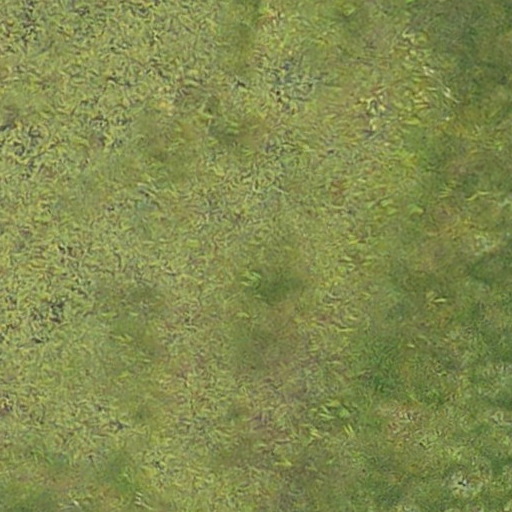
#> input picture submissions/sangampaudel530/cutouts/tile_0_pre.png, 512 x 512 px, found by its file name; its folder holds 4 pictures in this run
$ python visualize_difference.py
#> lines starting #> are read from the running program, lines starting #| are printed output that depends on the picture
import os
import numpy as np
from PIL import Image
import matplotlib.pyplot as plt

CUTOUT_FOLDER = "sample/cutouts"

# List all cutouts
tiles = sorted([f for f in os.listdir(CUTOUT_FOLDER) if f.endswith("_pre.png")])

for tile_pre in tiles:
    idx = tile_pre.split("_")[1]  # get tile number
    tile_post = f"tile_{idx}_post.png"

    pre_path = os.path.join(CUTOUT_FOLDER, tile_pre)
    post_path = os.path.join(CUTOUT_FOLDER, tile_post)

    pre_img = np.array(Image.open(pre_path))
#> pre_img is the input picture: shape (512, 512, 3); mean R, G, B 129.8, 138.5, 79
    post_img = np.array(Image.open(post_path))
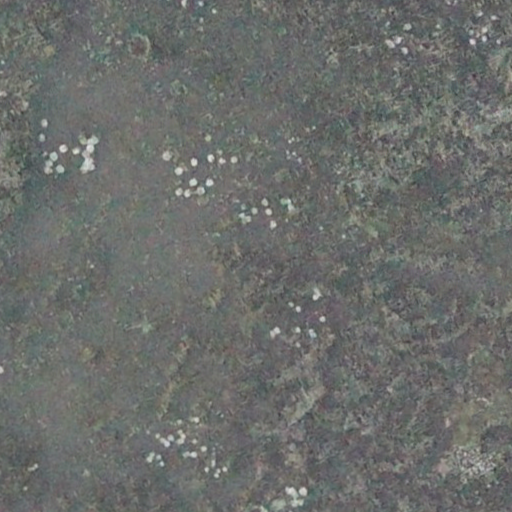
#> input picture submissions/sangampaudel530/cutouts/tile_0_post.png, 512 x 512 px, found by its file name
#> post_img is the input picture: shape (512, 512, 3); mean R, G, B 107.3, 109.6, 106.9

    # Difference mask (simple absolute difference)
    diff = np.abs(pre_img.astype(int) - post_img.astype(int))
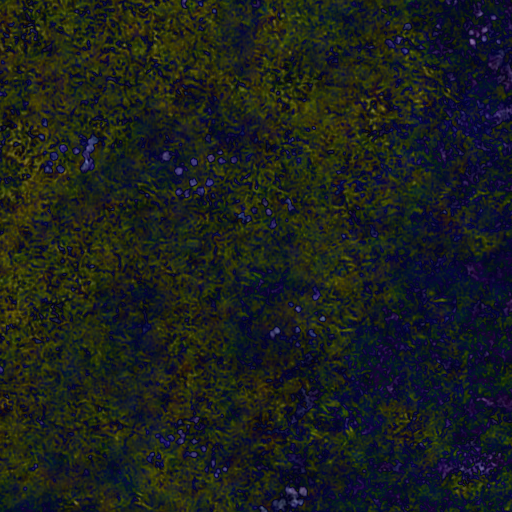
#> diff: shape (512, 512, 3) int64; mean R, G, B 26.9, 31.3, 29
    diff_mask = np.max(diff, axis=-1)  # max difference across channels
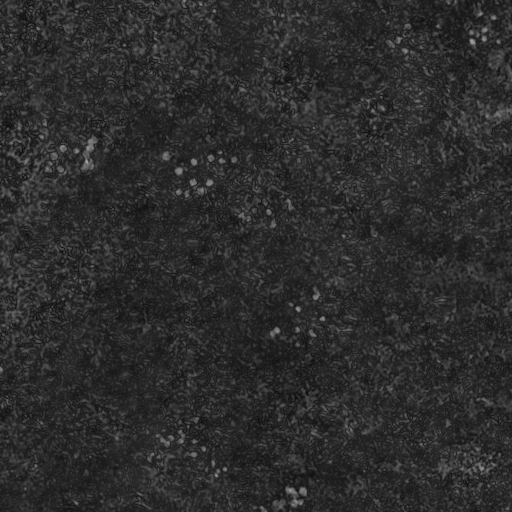
#> diff_mask: shape (512, 512) int64; min 9, max 172, mean 44.1

    # Plot
    fig, axes = plt.subplots(1, 3, figsize=(12, 4))
    axes[0].imshow(pre_img)
    axes[0].set_title("Pre-Flood")
    axes[0].axis("off")

    axes[1].imshow(post_img)
    axes[1].set_title("Post-Flood")
    axes[1].axis("off")

    axes[2].imshow(diff_mask, cmap="hot")
    axes[2].set_title("Difference")
    axes[2].axis("off")

    plt.suptitle(f"Tile {idx}")
    plt.show()
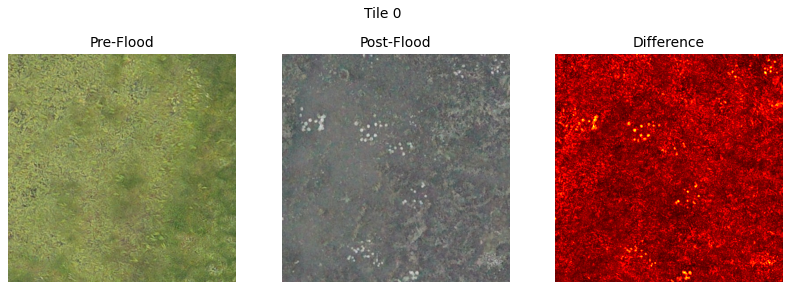
#> figure drawn by matplotlib, 3 panels

    # Optional: show only first few tiles
    if int(idx) >= 4:
        break
#> pass 2 of the loop `for tile_pre in tiles:`:
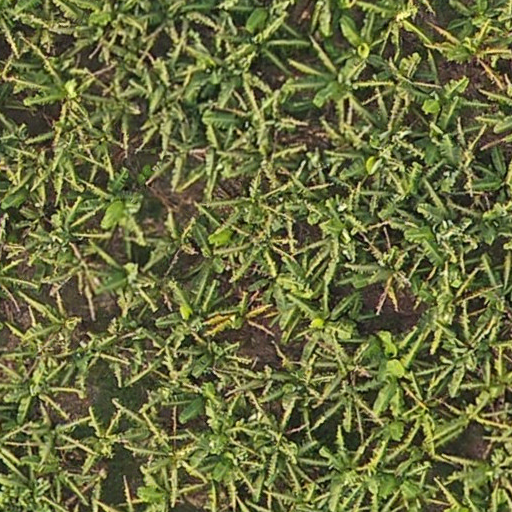
#> input picture submissions/sangampaudel530/cutouts/tile_1_pre.png, 512 x 512 px, found by its file name
#> pre_img is the input picture: shape (512, 512, 3); mean R, G, B 105.5, 108.8, 62.4
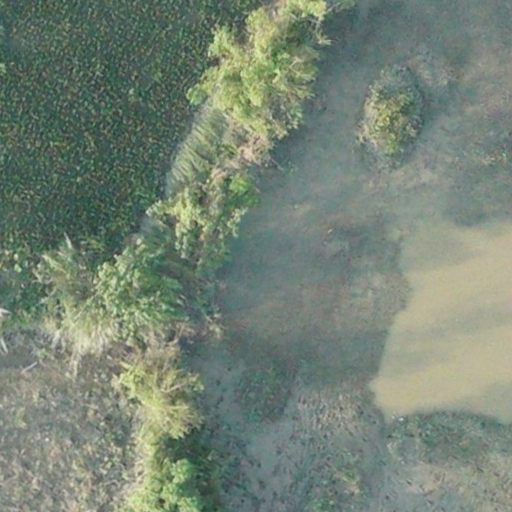
#> input picture submissions/sangampaudel530/cutouts/tile_1_post.png, 512 x 512 px, found by its file name
#> post_img is the input picture: shape (512, 512, 3); mean R, G, B 118, 131.3, 117
#> `plt.show()`:
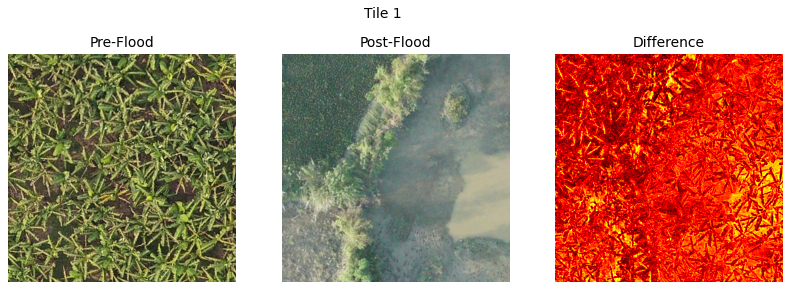
#> figure drawn by matplotlib, 3 panels
